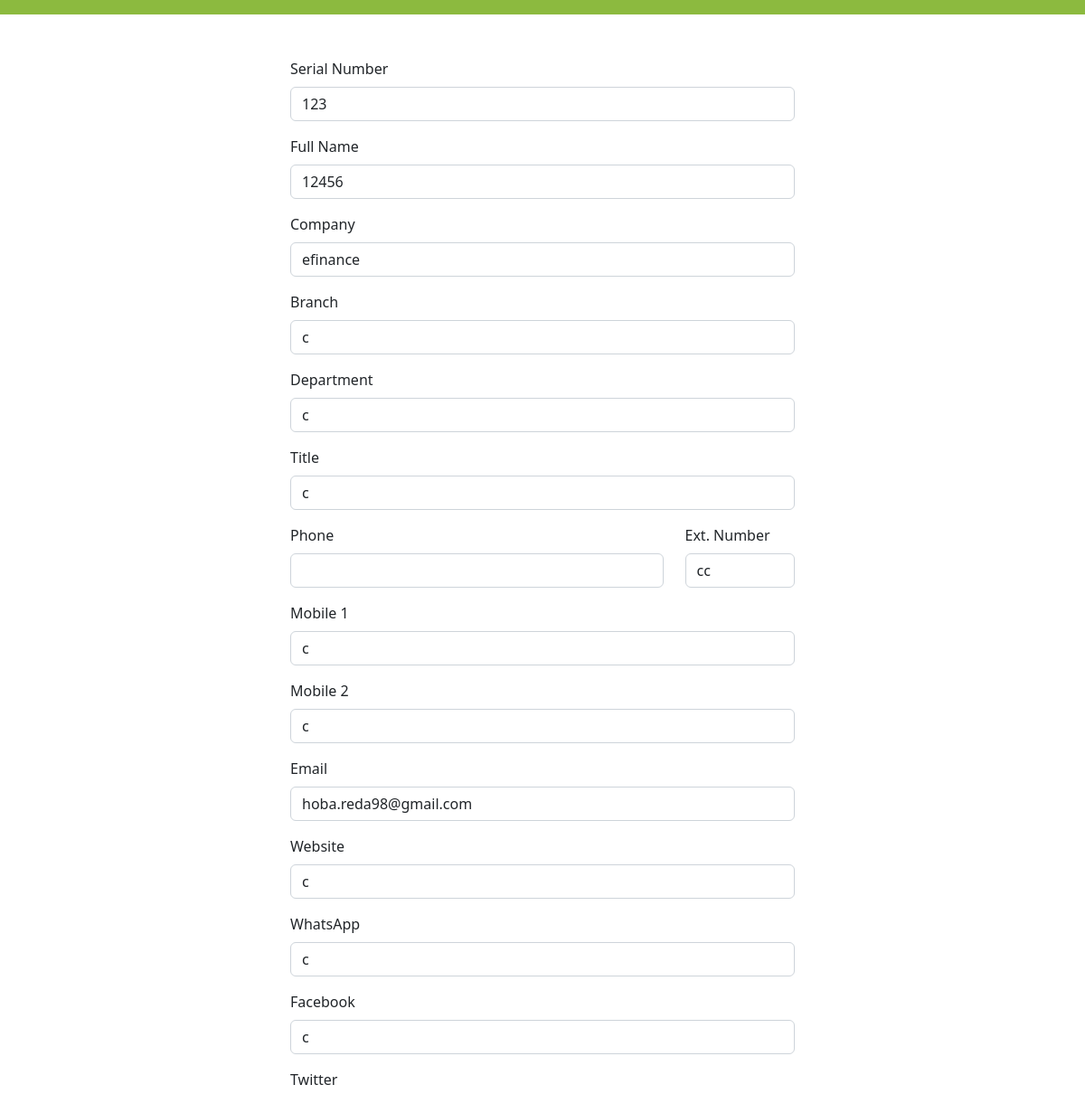
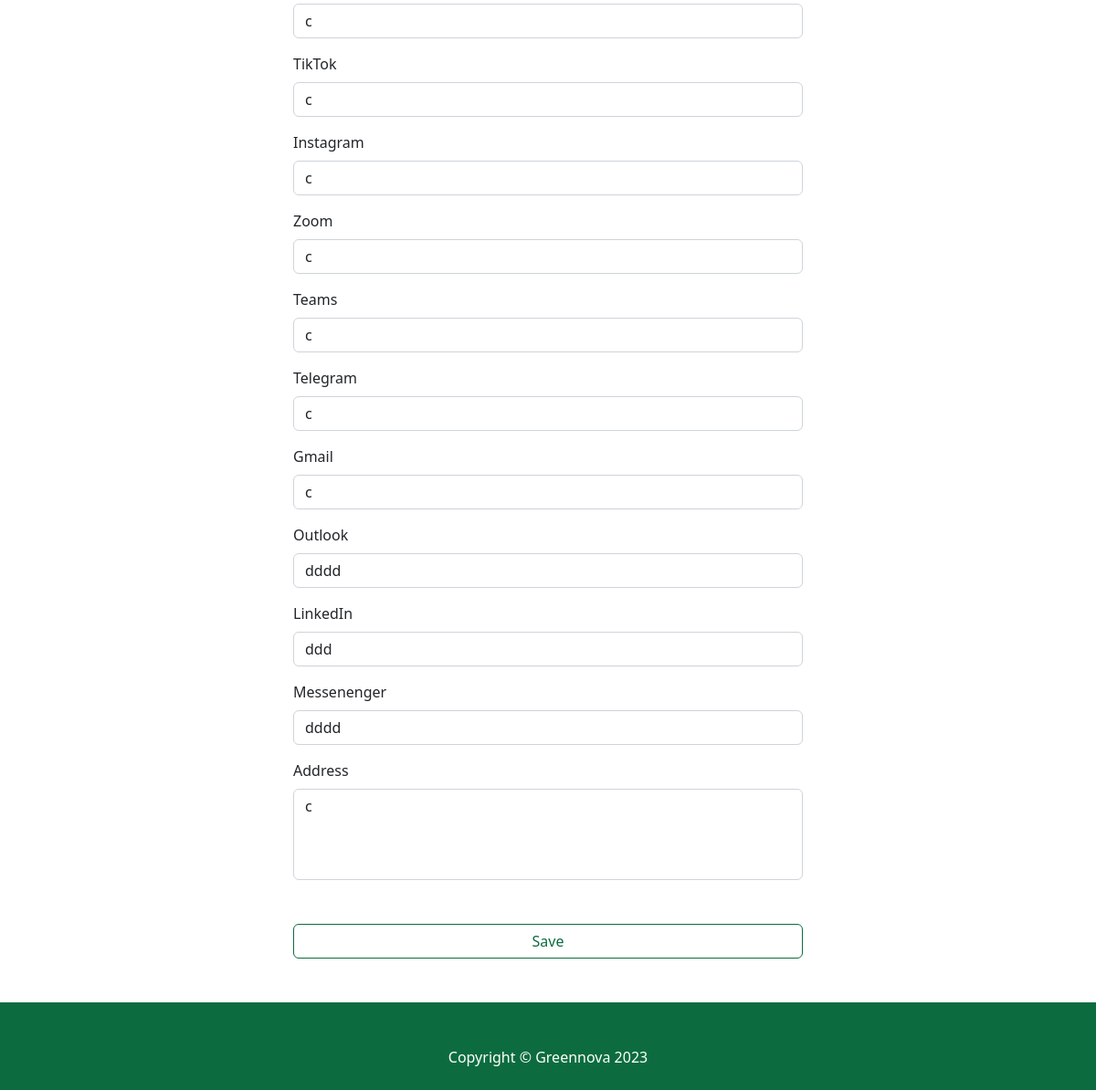
/en/contact/edit/123/, run on the app's committed database (2 pictures, top to bottom).
### ContactManager/models.py (models this page shows, shortened)
class Contact(models.Model):
    serial_number = models.CharField(max_length=50, unique=True)
    full_name = models.CharField(max_length=255,null=True,blank=True)
    company = models.CharField(max_length=255,null=True,blank=True)
    branch = models.CharField(max_length=255,null=True,blank=True)
    department = models.CharField(max_length=255,null=True,blank=True)
    title = models.CharField(max_length=255,null=True,blank=True)
    ext_number = models.CharField(max_length=255,null=True,blank=True)
    phone = models.CharField(max_length=14,null=True,blank=True)
    phone1 = models.CharField(max_length=14,null=True,blank=True)
    phone2 = models.CharField(max_length=14,null=True,blank=True)
    email = models.EmailField(null=True,blank=True)
    website_link = models.CharField(max_length=255,null=True,blank=True)
    whatsapp_link = models.CharField(max_length=255,null=True,blank=True)
    facebook_link = models.CharField(max_length=255,null=True,blank=True)
    twitter_link = models.CharField(max_length=255,null=True,blank=True)
    tiktok_link = models.CharField(max_length=255,null=True,blank=True)
    instagram_link = models.CharField(max_length=255,null=True,blank=True)
    zoom_link = models.CharField(max_length=255,null=True,blank=True)
    teams_link = models.CharField(max_length=255,null=True,blank=True)
    telegram_link = models.CharField(max_length=255,null=True,blank=True)
    gmail_link = models.CharField(max_length=255,null=True,blank=True)
    outlook_link = models.CharField(max_length=255,null=True,blank=True)
    linkedIn_link = models.CharField(max_length=255,null=True,blank=True)
    Messaanger_link = models.CharField(max_length=255,null=True,blank=True)
    address = models.CharField(max_length=255,null=True,blank=True)
    date_updated = models.DateTimeField(auto_now=True)
    qr_code = models.BinaryField(null=True, blank=True)

### ContactManager/views.py (the view)
# urls.py: path('contact/edit/<str:serial_number>/', edit_contact, name='edit_contact'),
def edit_contact(request, serial_number):
    print('serial_number:', serial_number)  # Add this line to print out the serial_number parameter
    language_code = get_language()
    contact = get_object_or_404(Contact, serial_number=serial_number)
    if request.method == 'POST':
        contact.full_name = request.POST.get('full_name')
        contact.company = request.POST.get('company')
        contact.branch = request.POST.get('branch')
        contact.department = request.POST.get('department')
        contact.title = request.POST.get('title')
        contact.ext_number = request.POST.get('ext_number')
        contact.phone = request.POST.get('phone')
        contact.phone1 = request.POST.get('phone1')
        contact.phone2 = request.POST.get('phone2')
        contact.email = request.POST.get('email')
        contact.website_link = request.POST.get('website_link')
        contact.whatsapp_link = request.POST.get('whatsapp_link')
        contact.facebook_link = request.POST.get('facebook_link')
        contact.twitter_link = request.POST.get('twitter_link')
        contact.tiktok_link = request.POST.get('tiktok_link')
        contact.instagram_link = request.POST.get('instagram_link')
        contact.zoom_link = request.POST.get('zoom_link')
        contact.teams_link = request.POST.get('teams_link')
        contact.telegram_link = request.POST.get('telegram_link')
        contact.gmail_link = request.POST.get('gmail_link')
        contact.outlook_link = request.POST.get('outlook_link')
        contact.linkedIn_link = request.POST.get('linkedIn_link')
        contact.Messaanger_link = request.POST.get('Messaanger_link')
        contact.address = request.POST.get('address')
        contact.date_updated = timezone.now()
        contact.save()
        redirect_url = reverse('contact_detail', kwargs={'serial_number': contact.serial_number})
        success_message = 'Contact updated successfully. You will be redirected to the contact detail page at {}.'.format(redirect_url)
        messages.success(request, success_message)
        return redirect(redirect_url)
    else:
        return render(request, 'ContactManager/edit_contact.html', {'contact':contact , 'LANGUAGE_CODE': language_code})

### ContactManager/templates/ContactManager/edit_contact.html (shortened to what this page needs)
{% extends 'base.html' %}
{% load i18n %}
{% block content %}
{% if LANGUAGE_CODE == 'ar' %}
<div class="container mt-5" dir="rtl">
{% else %}
<div class="container mt-5">
{% endif %}
    <div class="d-flex justify-content-center align-items-center" style="min-height: 100vh;">
        <form id = 'contact_edit' method="post" class="col-md-6">
          <div class="mb-3">
            <label for="serial_number" class="form-label">{% trans 'Serial Number' %}</label>
            <input type="text" id="serial_number" name="serial_number" class="form-control" value="{{ contact.serial_number }}" required readonly>
          </div>
          <div class="mb-3">
            <label for="full_name" class="form-label">{% trans 'Full Name' %}</label>
            <input type="text" id="full_name" name="full_name" class="form-control" value="{% if contact.full_name %}{{ contact.full_name }}{% endif %}" pattern="^[^\s]+$">
          </div>
          <div class="mb-3">
            <label for="company" class="form-label">{% trans 'Company' %}</label>
            <input type="text" id="company" name="company" class="form-control" value="{% if contact.company %}{{ contact.company }}{% endif %}" pattern="^[^\s]+$">
          </div>
          <div class="mb-3">
            <label for="branch" class="form-label">{% trans 'Branch' %}</label>
            <input type="text" id="branch" name="branch" class="form-control" value="{% if contact.branch %}{{ contact.branch }}{% endif %}"pattern="^[^\s]+$">
          </div>
          <div class="mb-3">
            <label for="department" class="form-label">{% trans 'Department' %}</label>
            <input type="text" id="department" name="department" class="form-control" value="{% if contact.branch %}{{ contact.department }}
            {% endif %}" pattern="^[^\s]+$">
          </div>
          <div class="mb-3">
            <label for="title" class="form-label">{% trans 'Title' %}</label>
            <input type="text" id="title" name="title" class="form-control" value="{% if contact.title %}{{ contact.title }}
            {% endif %}" pattern="^[^\s]+$">
          </div>
          <div class="row mb-3">
            <div class="col-md-9">
                <label for="phone" class="form-label">{% trans 'Phone' %}</label>
                <input type="text" id="phone" name="phone" class="form-control"value=""pattern="^[^\s]+$"  >
              </div>
            <div class="col-md-3">
              <label for="ext_number" class="form-label">{% trans 'Ext. Number' %}</label>
              <input type="text" id="ext_number" name="ext_number" class="form-control" value="{% if contact.ext_number %}{{ contact.ext_number }}
              {% endif %}"pattern="^[^\s]+$" >
            </div>
          </div>
          <div class="mb-3">
            <label for="phone1" class="form-label">{% trans 'Mobile 1' %}</label>
            <input type="text" id="phone1" name="phone1" class="form-control" value="{% if contact.phone1 %}{{ contact.phone1 }}
            {% endif %}" pattern="^[^\s]+$">
          </div>
          <div class="mb-3">
            <label for="phone2" class="form-label">{% trans 'Mobile 2' %}</label>
            <input type="text" id="phone2" name="phone2" class="form-control" value="{% if contact.phone2 %}{{ contact.phone2 }}
            {% endif %}" pattern="^[^\s]+$">
          </div>
          <div class="mb-3">
            <label for="email" class="form-label">{% trans 'Email' %}</label>
            <input type="email" id="email" name="email" class="form-control" value="{% if contact.email %}{{ contact.email }}
            {% endif %}" pattern="^[^\s]+$">
          </div>
          <div class="mb-3">
            <label for="website_link" class="form-label">{% trans 'Website ' %}</label>
            <input type="website_link" id="website_link" name="website_link" class="form-control"  value="{% if contact.website_link %}{{ contact.website_link }}
            {% endif %}" pattern="^[^\s]+$">
          </div>
          <div class="mb-3">
            <label for="whatsapp_link" class="form-label">{% trans 'WhatsApp ' %}</label>
            <input type="whatsapp_link" id="whatsapp_link" name="whatsapp_link" class="form-control" value="{% if contact.whatsapp_link %}{{ contact.whatsapp_link }}
            {% endif %}"pattern="^[^\s]+$" >
          </div>
          <div class="mb-3">
            <label for="facebook_link" class="form-label">{% trans 'Facebook ' %}</label>
            <input type="facebook_link" id="facebook_link" name="facebook_link" class="form-control" value="{% if contact.facebook_link %}{{ contact.facebook_link }}
            {% endif %}"pattern="^[^\s]+$" >
          </div>
          <div class="mb-3">
            <label for="twitter_link" class="form-label">{% trans 'Twitter ' %}</label>
            <input type="twitter_link" id="twitter_link" name="twitter_link" class="form-control" value="{% if contact.twitter_link %}{{ contact.twitter_link }}
            {% endif %}"pattern="^[^\s]+$" >
          </div>
          <div class="mb-3">
            <label for="tiktok_link" class="form-label">{% trans 'TikTok ' %}</label>
            <input type="tiktok_link" id="tiktok_link" name="tiktok_link" class="form-control" value="{% if contact.tiktok_link %}{{ contact.tiktok_link }}
            {% endif %}"pattern="^[^\s]+$" >
          </div>
          <div class="mb-3">
            <label for="instagram_link" class="form-label">{% trans 'Instagram ' %}</label>
            <input type="instagram_link" id="instagram_link" name="instagram_link" class="form-control" value="{% if contact.instagram_link %}{{ contact.instagram_link }}
            {% endif %}" pattern="^[^\s]+$">
          </div>
          <div class="mb-3">
            <label for="zoom_link" class="form-label">{% trans 'Zoom ' %}</label>
            <input type="zoom_link" id="zoom_link" name="zoom_link" class="form-control" value="{% if contact.zoom_link %}{{ contact.zoom_link }}
            {% endif %}"pattern="^[^\s]+$" >
          </div>
          <div class="mb-3">
            <label for="teams_link" class="form-label">{% trans 'Teams ' %}</label>
            <input type="teams_link" id="teams_link" name="teams_link" class="form-control" value="{% if contact.teams_link %}{{ contact.teams_link }}{% endif %}"pattern="^[^\s]+$" >
          </div>
          <div class="mb-3">
            <label for="telegram_link" class="form-label">{% trans 'Telegram ' %}</label>
            <input type="telegram_link" id="telegram_link" name="telegram_link" class="form-control" value="{% if contact.telegram_link %}{{ contact.telegram_link }}{% endif %}"pattern="^[^\s]+$" >
          </div>
          <div class="mb-3">
            <label for="gmail_link" class="form-label">{% trans 'Gmail ' %}</label>
            <input type="gmail_link" id="gmail_link" name="gmail_link" class="form-control" value="{% if contact.gmail_link %}{{ contact.gmail_link }}{% endif %}"pattern="^[^\s]+$" >
          </div>
          <div class="mb-3">
            <label for="outlook_link" class="form-label">{% trans 'Outlook ' %}</label>
            <input type="outlook_link" id="outlook_link" name="outlook_link" class="form-control" value="{% if contact.outlook_link %}{{ contact.outlook_link }}{% endif %}"pattern="^[^\s]+$" >
          </div>
          <div class="mb-3">
            <label for="linkedIn_link" class="form-label">{% trans 'LinkedIn ' %}</label>
            <input type="linkedIn_link" id="linkedIn_link" name="linkedIn_link" class="form-control" value="{% if contact.linkedIn_link %}{{ contact.linkedIn_link }}{% endif %}"pattern="^[^\s]+$" >
          </div>
          <div class="mb-3">
            <label for="Messaanger_link" class="form-label">{% trans 'Messenenger ' %}</label>
            <input type="Messaanger_link" id="Messaanger_link" name="Messaanger_link" class="form-control "  value="{% if contact.Messaanger_link %}{{ contact.Messaanger_link }}{% endif %}"pattern="^[^\s]+$" >
          </div>
          <div class="mb-5">
            <label for="address" class="form-label">{% trans 'Address' %}</label>
            <textarea id="address" name="address" class="form-control" rows="3" style="resize: none; height: 100px;" pattern="^[^\s]+$">{% if contact.address %}{{ contact.address }}{% endif %}</textarea>
            </div>
        <div class="d-grid mb-5">
            <button class="SaveButton btn btn-success" type="submit" name="save_confirmation"  onclick="showConfirmationDialog(event)" value="confirm" >
                {% trans 'Save' %}
              </button>
        </div>
                  {% url 'contact_detail' serial_number=contact.serial_number as contact_detail_url %}
        </form>
{% endblock content %}

### ContactManager/templates/ContactManager/edit_contact.html (style rules this page uses)
.SaveButton { border-color:#0c6c3f; color:#0c6c3f; background:white; }

### data on the page
Contact: serial_number "123", full_name "12456", company "efinance", branch "c", department "c", title "c", ext_number "cc", phone1 "c", phone2 "c", email "hoba.reda98@gmail.com", website_link "c", whatsapp_link "c", facebook_link "c", twitter_link "c", tiktok_link "c", instagram_link "c", zoom_link "c", teams_link "c", telegram_link "c", gmail_link "c", outlook_link "dddd", linkedIn_link "ddd", Messaanger_link "dddd", address "c"
